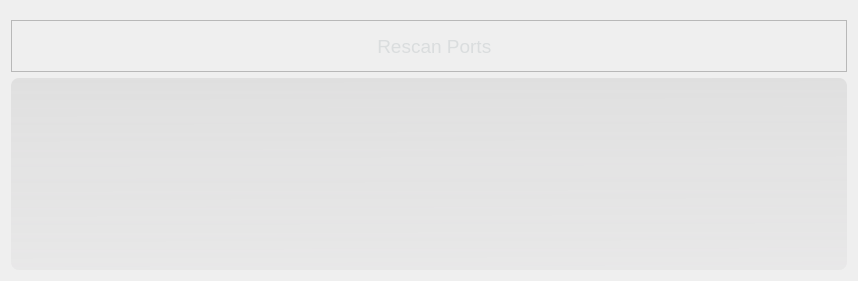
      <widget class="QWidget" name="portPage">
       <layout class="QHBoxLayout" name="horizontalLayout_6">
        <item>
         <layout class="QVBoxLayout" name="portPage_layout">
          <item>
           <spacer name="verticalSpacer_3">
            <property name="orientation">
             <enum>Qt::Vertical</enum>
            </property>
            <property name="sizeType">
             <enum>QSizePolicy::Fixed</enum>
            </property>
            <property name="sizeHint" stdset="0">
             <size>
              <width>183</width>
              <height>9</height>
             </size>
            </property>
           </spacer>
          </item>
          <item>
           <widget class="QFrame" name="portPage_button_frame">
            <property name="frameShape">
             <enum>QFrame::StyledPanel</enum>
            </property>
            <property name="frameShadow">
             <enum>QFrame::Raised</enum>
            </property>
            <layout class="QHBoxLayout" name="horizontalLayout_5">
             <item>
              <spacer name="horizontalSpacer_3">
               <property name="orientation">
                <enum>Qt::Horizontal</enum>
               </property>
               <property name="sizeHint" stdset="0">
                <size>
                 <width>333</width>
                 <height>20</height>
                </size>
               </property>
              </spacer>
             </item>
             <item>
              <widget class="QPushButton" name="settings_button_refreshPorts">
               <property name="sizePolicy">
                <sizepolicy hsizetype="Preferred" vsizetype="Preferred">
                 <horstretch>0</horstretch>
                 <verstretch>0</verstretch>
                </sizepolicy>
               </property>
               <property name="minimumSize">
                <size>
                 <width>150</width>
                 <height>32</height>
                </size>
               </property>
               <property name="baseSize">
                <size>
                 <width>270</width>
                 <height>484</height>
                </size>
               </property>
               <property name="font">
                <font>
                 <pointsize>14</pointsize>
                </font>
               </property>
               <property name="styleSheet">
                <string notr="true">background: rgba(0,0,0,0);
color: rgb(212,215,217,200);</string>
               </property>
               <property name="text">
                <string>  Rescan Ports</string>
               </property>
               <property name="icon">
                <iconset resource="../resources/icons.qrc">
                 <normaloff>:/icons/icons/Icon-elusive-arrows-cw.png</normaloff>:/icons/icons/Icon-elusive-arrows-cw.png</iconset>
               </property>
               <property name="iconSize">
                <size>
                 <width>30</width>
                 <height>30</height>
                </size>
               </property>
               <property name="flat">
                <bool>true</bool>
               </property>
              </widget>
             </item>
             <item>
              <spacer name="horizontalSpacer_4">
               <property name="orientation">
                <enum>Qt::Horizontal</enum>
               </property>
               <property name="sizeHint" stdset="0">
                <size>
                 <width>333</width>
                 <height>20</height>
                </size>
               </property>
              </spacer>
             </item>
            </layout>
           </widget>
          </item>
          <item>
           <widget class="QTreeView" name="port_view">
            <property name="maximumSize">
             <size>
              <width>2160</width>
              <height>2160</height>
             </size>
            </property>
            <property name="styleSheet">
             <string notr="true">background:

qlineargradient(spread:pad, x1:0.527, y1:1, x2:0.516852, y2:0, stop:0 rgba(89, 84, 91, 12), stop:1 rgba(128, 128, 128, 35));



border-radius: 8;
color: rgb(212,215,217);</string>
            </property>
            <property name="frameShape">
             <enum>QFrame::NoFrame</enum>
            </property>
            <property name="frameShadow">
             <enum>QFrame::Plain</enum>
            </property>
            <property name="headerHidden">
             <bool>true</bool>
            </property>
            <attribute name="headerDefaultSectionSize">
             <number>125</number>
            </attribute>
            <attribute name="headerMinimumSectionSize">
             <number>125</number>
            </attribute>
           </widget>
          </item>
         </layout>
        </item>
       </layout>
      </widget>
